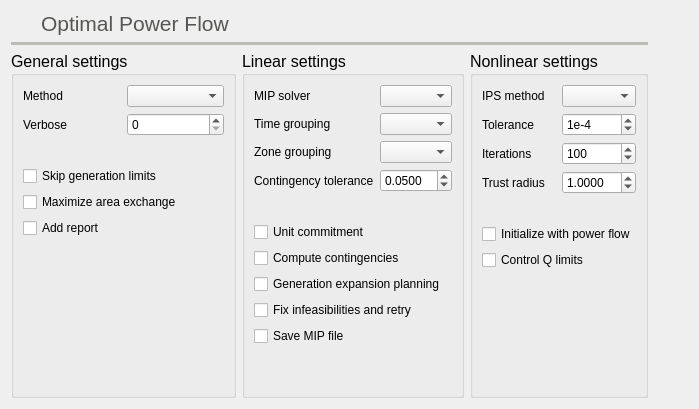
          <widget class="QWidget" name="opf_tab">
           <property name="toolTip">
            <string>Optimal power flow settings</string>
           </property>
           <attribute name="icon">
            <iconset resource="icons.qrc">
             <normaloff>:/Icons/icons/dcopf.svg</normaloff>:/Icons/icons/dcopf.svg</iconset>
           </attribute>
           <attribute name="title">
            <string>Opf</string>
           </attribute>
           <attribute name="toolTip">
            <string>Optimal power flow settings</string>
           </attribute>
           <layout class="QGridLayout" name="gridLayout_10">
            <item row="3" column="4">
             <widget class="QGroupBox" name="groupBox_3">
              <property name="font">
               <font>
                <pointsize>12</pointsize>
                <bold>false</bold>
               </font>
              </property>
              <property name="title">
               <string>Nonlinear settings</string>
              </property>
              <layout class="QGridLayout" name="gridLayout_27">
               <item row="8" column="0">
                <spacer name="verticalSpacer_21">
                 <property name="orientation">
                  <enum>Qt::Orientation::Vertical</enum>
                 </property>
                 <property name="sizeHint" stdset="0">
                  <size>
                   <width>20</width>
                   <height>40</height>
                  </size>
                 </property>
                </spacer>
               </item>
               <item row="2" column="0">
                <widget class="QLabel" name="label_129">
                 <property name="font">
                  <font>
                   <pointsize>9</pointsize>
                   <bold>false</bold>
                  </font>
                 </property>
                 <property name="toolTip">
                  <string>Interior point solver maximum number of iterations</string>
                 </property>
                 <property name="text">
                  <string>Iterations</string>
                 </property>
                </widget>
               </item>
               <item row="6" column="0" colspan="2">
                <widget class="QCheckBox" name="ips_initialize_with_pf_checkBox">
                 <property name="font">
                  <font>
                   <pointsize>9</pointsize>
                   <bold>false</bold>
                  </font>
                 </property>
                 <property name="toolTip">
                  <string>Initialize the interior point OPF with the power flow solution</string>
                 </property>
                 <property name="text">
                  <string>Initialize with power flow</string>
                 </property>
                </widget>
               </item>
               <item row="0" column="1">
                <widget class="QComboBox" name="ips_method_comboBox">
                 <property name="font">
                  <font>
                   <pointsize>9</pointsize>
                   <bold>false</bold>
                  </font>
                 </property>
                </widget>
               </item>
               <item row="2" column="1">
                <widget class="QSpinBox" name="ips_iterations_spinBox">
                 <property name="font">
                  <font>
                   <pointsize>9</pointsize>
                   <bold>false</bold>
                  </font>
                 </property>
                 <property name="toolTip">
                  <string>Number of iterations of the method</string>
                 </property>
                 <property name="minimum">
                  <number>1</number>
                 </property>
                 <property name="maximum">
                  <number>9999999</number>
                 </property>
                 <property name="value">
                  <number>100</number>
                 </property>
                </widget>
               </item>
               <item row="5" column="0">
                <widget class="QLabel" name="label_130">
                 <property name="text">
                  <string/>
                 </property>
                </widget>
               </item>
               <item row="1" column="0">
                <widget class="QLabel" name="label_126">
                 <property name="font">
                  <font>
                   <pointsize>9</pointsize>
                   <bold>false</bold>
                  </font>
                 </property>
                 <property name="toolTip">
                  <string>Interior point solver tolerance</string>
                 </property>
                 <property name="text">
                  <string>Tolerance</string>
                 </property>
                </widget>
               </item>
               <item row="1" column="1">
                <widget class="QSpinBox" name="ips_tolerance_spinBox">
                 <property name="font">
                  <font>
                   <pointsize>9</pointsize>
                   <bold>false</bold>
                  </font>
                 </property>
                 <property name="toolTip">
                  <string>&lt;html&gt;&lt;head/&gt;&lt;body&gt;&lt;p&gt;Error tolerance of the method&lt;/p&gt;&lt;/body&gt;&lt;/html&gt;</string>
                 </property>
                 <property name="prefix">
                  <string>1e-</string>
                 </property>
                 <property name="minimum">
                  <number>1</number>
                 </property>
                 <property name="maximum">
                  <number>15</number>
                 </property>
                 <property name="value">
                  <number>4</number>
                 </property>
                </widget>
               </item>
               <item row="0" column="0">
                <widget class="QLabel" name="label_125">
                 <property name="font">
                  <font>
                   <pointsize>9</pointsize>
                   <bold>false</bold>
                  </font>
                 </property>
                 <property name="toolTip">
                  <string>Interior point solver method</string>
                 </property>
                 <property name="text">
                  <string>IPS method</string>
                 </property>
                </widget>
               </item>
               <item row="3" column="1">
                <widget class="QDoubleSpinBox" name="ips_trust_radius_doubleSpinBox">
                 <property name="font">
                  <font>
                   <pointsize>9</pointsize>
                   <bold>false</bold>
                  </font>
                 </property>
                 <property name="toolTip">
                  <string>&lt;html&gt;&lt;head/&gt;&lt;body&gt;&lt;p&gt;Factor that multiplies each increment solution. &lt;/p&gt;&lt;p&gt;In practice this is used to slow down troublesome solutions.&lt;/p&gt;&lt;/body&gt;&lt;/html&gt;</string>
                 </property>
                 <property name="decimals">
                  <number>4</number>
                 </property>
                 <property name="singleStep">
                  <double>0.100000000000000</double>
                 </property>
                 <property name="value">
                  <double>1.000000000000000</double>
                 </property>
                </widget>
               </item>
               <item row="3" column="0">
                <widget class="QLabel" name="label_127">
                 <property name="font">
                  <font>
                   <pointsize>9</pointsize>
                   <bold>false</bold>
                  </font>
                 </property>
                 <property name="toolTip">
                  <string>Interior point trust radius</string>
                 </property>
                 <property name="text">
                  <string>Trust radius</string>
                 </property>
                </widget>
               </item>
               <item row="7" column="0" colspan="2">
                <widget class="QCheckBox" name="ips_control_Qlimits_checkBox">
                 <property name="font">
                  <font>
                   <pointsize>9</pointsize>
                   <bold>false</bold>
                  </font>
                 </property>
                 <property name="toolTip">
                  <string>General switch for reactive power limits control in the nonlinear optimal power flow</string>
                 </property>
                 <property name="text">
                  <string>Control Q limits</string>
                 </property>
                </widget>
               </item>
              </layout>
             </widget>
            </item>
            <item row="3" column="5">
             <spacer name="horizontalSpacer_10">
              <property name="orientation">
               <enum>Qt::Orientation::Horizontal</enum>
              </property>
              <property name="sizeHint" stdset="0">
               <size>
                <width>40</width>
                <height>20</height>
               </size>
              </property>
             </spacer>
            </item>
            <item row="3" column="3">
             <widget class="QGroupBox" name="groupBox">
              <property name="font">
               <font>
                <pointsize>12</pointsize>
                <bold>false</bold>
               </font>
              </property>
              <property name="title">
               <string>Linear settings</string>
              </property>
              <layout class="QGridLayout" name="gridLayout_18">
               <item row="0" column="0">
                <widget class="QLabel" name="label_10">
                 <property name="font">
                  <font>
                   <pointsize>9</pointsize>
                   <bold>false</bold>
                  </font>
                 </property>
                 <property name="text">
                  <string>MIP solver</string>
                 </property>
                </widget>
               </item>
               <item row="2" column="1">
                <widget class="QComboBox" name="opfZonalGroupByComboBox">
                 <property name="font">
                  <font>
                   <pointsize>9</pointsize>
                   <bold>false</bold>
                  </font>
                 </property>
                </widget>
               </item>
               <item row="5" column="0">
                <widget class="QCheckBox" name="opfUnitCommitmentCheckBox">
                 <property name="font">
                  <font>
                   <pointsize>9</pointsize>
                   <bold>false</bold>
                  </font>
                 </property>
                 <property name="toolTip">
                  <string>Apply unit commitment technique</string>
                 </property>
                 <property name="text">
                  <string>Unit commitment</string>
                 </property>
                </widget>
               </item>
               <item row="4" column="0" colspan="2">
                <widget class="QLabel" name="label_132">
                 <property name="text">
                  <string/>
                 </property>
                </widget>
               </item>
               <item row="1" column="1">
                <widget class="QComboBox" name="opf_time_grouping_comboBox">
                 <property name="font">
                  <font>
                   <pointsize>9</pointsize>
                   <bold>false</bold>
                  </font>
                 </property>
                 <property name="toolTip">
                  <string>&lt;html&gt;&lt;head/&gt;&lt;body&gt;&lt;p&gt;Choose the time grouping to possibly shorten the solution time.&lt;/p&gt;&lt;p&gt;This splits the time series by week, month, etc. and the subproblems are solved sequentially.&lt;/p&gt;&lt;/body&gt;&lt;/html&gt;</string>
                 </property>
                </widget>
               </item>
               <item row="0" column="1">
                <widget class="QComboBox" name="mip_solver_comboBox">
                 <property name="font">
                  <font>
                   <pointsize>9</pointsize>
                   <bold>false</bold>
                  </font>
                 </property>
                 <property name="toolTip">
                  <string>Choose the external mixed integer programming solver</string>
                 </property>
                </widget>
               </item>
               <item row="8" column="0" colspan="2">
                <widget class="QCheckBox" name="fixOpfCheckBox">
                 <property name="font">
                  <font>
                   <pointsize>9</pointsize>
                   <bold>false</bold>
                  </font>
                 </property>
                 <property name="toolTip">
                  <string>Fix infeasible problems and rey with the relaxed problem. Applies to OPF and NTC</string>
                 </property>
                 <property name="text">
                  <string>Fix infeasibilities and retry</string>
                 </property>
                </widget>
               </item>
               <item row="6" column="0" colspan="2">
                <widget class="QCheckBox" name="considerContingenciesOpfCheckBox">
                 <property name="font">
                  <font>
                   <pointsize>9</pointsize>
                   <bold>false</bold>
                  </font>
                 </property>
                 <property name="toolTip">
                  <string>Consider the contingencies when dispatching</string>
                 </property>
                 <property name="text">
                  <string>Compute contingencies</string>
                 </property>
                </widget>
               </item>
               <item row="1" column="0">
                <widget class="QLabel" name="label_4">
                 <property name="font">
                  <font>
                   <pointsize>9</pointsize>
                   <bold>false</bold>
                  </font>
                 </property>
                 <property name="text">
                  <string>Time grouping</string>
                 </property>
                </widget>
               </item>
               <item row="11" column="0" colspan="2">
                <widget class="QCheckBox" name="save_mip_checkBox">
                 <property name="font">
                  <font>
                   <pointsize>9</pointsize>
                   <bold>false</bold>
                  </font>
                 </property>
                 <property name="toolTip">
                  <string>&lt;html&gt;&lt;head/&gt;&lt;body&gt;&lt;p&gt;The program will save the MIP file in .lp format in the user GridCal folder before running a linear optimization study.&lt;/p&gt;&lt;/body&gt;&lt;/html&gt;</string>
                 </property>
                 <property name="text">
                  <string>Save MIP file</string>
                 </property>
                </widget>
               </item>
               <item row="12" column="0">
                <spacer name="verticalSpacer_18">
                 <property name="orientation">
                  <enum>Qt::Orientation::Vertical</enum>
                 </property>
                 <property name="sizeHint" stdset="0">
                  <size>
                   <width>20</width>
                   <height>40</height>
                  </size>
                 </property>
                </spacer>
               </item>
               <item row="3" column="0">
                <widget class="QLabel" name="label_104">
                 <property name="font">
                  <font>
                   <pointsize>9</pointsize>
                   <bold>false</bold>
                  </font>
                 </property>
                 <property name="text">
                  <string>Contingency tolerance</string>
                 </property>
                </widget>
               </item>
               <item row="2" column="0">
                <widget class="QLabel" name="label_103">
                 <property name="font">
                  <font>
                   <pointsize>9</pointsize>
                   <bold>false</bold>
                  </font>
                 </property>
                 <property name="text">
                  <string>Zone grouping</string>
                 </property>
                </widget>
               </item>
               <item row="3" column="1">
                <widget class="QDoubleSpinBox" name="opfContingencyToleranceSpinBox">
                 <property name="font">
                  <font>
                   <pointsize>9</pointsize>
                   <bold>false</bold>
                  </font>
                 </property>
                 <property name="toolTip">
                  <string>LODF matrix tolerance choosing contingencies</string>
                 </property>
                 <property name="decimals">
                  <number>4</number>
                 </property>
                 <property name="singleStep">
                  <double>0.010000000000000</double>
                 </property>
                 <property name="value">
                  <double>0.050000000000000</double>
                 </property>
                </widget>
               </item>
               <item row="7" column="0" colspan="2">
                <widget class="QCheckBox" name="opfGEPCheckBox">
                 <property name="font">
                  <font>
                   <pointsize>9</pointsize>
                   <bold>false</bold>
                  </font>
                 </property>
                 <property name="toolTip">
                  <string>Apply generation expansion planning</string>
                 </property>
                 <property name="text">
                  <string>Generation expansion planning</string>
                 </property>
                </widget>
               </item>
              </layout>
             </widget>
            </item>
            <item row="0" column="1">
             <widget class="QLabel" name="label_73">
              <property name="palette">
               <palette>
                <active>
                 <colorrole role="WindowText">
                  <brush brushstyle="SolidPattern">
                   <color alpha="255">
                    <red>85</red>
                    <green>87</green>
                    <blue>83</blue>
                   </color>
                  </brush>
                 </colorrole>
                </active>
                <inactive>
                 <colorrole role="WindowText">
                  <brush brushstyle="SolidPattern">
                   <color alpha="255">
                    <red>85</red>
                    <green>87</green>
                    <blue>83</blue>
                   </color>
                  </brush>
                 </colorrole>
                </inactive>
                <disabled>
                 <colorrole role="WindowText">
                  <brush brushstyle="SolidPattern">
                   <color alpha="255">
                    <red>190</red>
                    <green>190</green>
                    <blue>190</blue>
                   </color>
                  </brush>
                 </colorrole>
                </disabled>
               </palette>
              </property>
              <property name="font">
               <font>
                <pointsize>16</pointsize>
               </font>
              </property>
              <property name="text">
               <string>Optimal Power Flow</string>
              </property>
              <property name="alignment">
               <set>Qt::AlignmentFlag::AlignBottom|Qt::AlignmentFlag::AlignLeading|Qt::AlignmentFlag::AlignLeft</set>
              </property>
             </widget>
            </item>
            <item row="2" column="0" colspan="5">
             <widget class="Line" name="line_16">
              <property name="palette">
               <palette>
                <active>
                 <colorrole role="WindowText">
                  <brush brushstyle="SolidPattern">
                   <color alpha="255">
                    <red>186</red>
                    <green>189</green>
                    <blue>182</blue>
                   </color>
                  </brush>
                 </colorrole>
                </active>
                <inactive>
                 <colorrole role="WindowText">
                  <brush brushstyle="SolidPattern">
                   <color alpha="255">
                    <red>186</red>
                    <green>189</green>
                    <blue>182</blue>
                   </color>
                  </brush>
                 </colorrole>
                </inactive>
                <disabled>
                 <colorrole role="WindowText">
                  <brush brushstyle="SolidPattern">
                   <color alpha="255">
                    <red>190</red>
                    <green>190</green>
                    <blue>190</blue>
                   </color>
                  </brush>
                 </colorrole>
                </disabled>
               </palette>
              </property>
              <property name="frameShadow">
               <enum>QFrame::Shadow::Plain</enum>
              </property>
              <property name="lineWidth">
               <number>4</number>
              </property>
              <property name="orientation">
               <enum>Qt::Orientation::Horizontal</enum>
              </property>
             </widget>
            </item>
            <item row="3" column="0" colspan="3">
             <widget class="QGroupBox" name="groupBox_2">
              <property name="font">
               <font>
                <pointsize>12</pointsize>
                <bold>false</bold>
               </font>
              </property>
              <property name="title">
               <string>General settings</string>
              </property>
              <layout class="QGridLayout" name="gridLayout_26">
               <item row="1" column="0">
                <widget class="QLabel" name="label_128">
                 <property name="font">
                  <font>
                   <pointsize>9</pointsize>
                   <bold>false</bold>
                  </font>
                 </property>
                 <property name="text">
                  <string>Verbose</string>
                 </property>
                </widget>
               </item>
               <item row="0" column="0">
                <widget class="QLabel" name="label_42">
                 <property name="font">
                  <font>
                   <pointsize>9</pointsize>
                   <bold>false</bold>
                  </font>
                 </property>
                 <property name="text">
                  <string>Method</string>
                 </property>
                </widget>
               </item>
               <item row="7" column="0">
                <spacer name="verticalSpacer_5">
                 <property name="orientation">
                  <enum>Qt::Orientation::Vertical</enum>
                 </property>
                 <property name="sizeHint" stdset="0">
                  <size>
                   <width>20</width>
                   <height>40</height>
                  </size>
                 </property>
                </spacer>
               </item>
               <item row="0" column="1">
                <widget class="QComboBox" name="lpf_solver_comboBox">
                 <property name="font">
                  <font>
                   <pointsize>9</pointsize>
                   <bold>false</bold>
                  </font>
                 </property>
                 <property name="toolTip">
                  <string>Choose the optimal power flow method</string>
                 </property>
                </widget>
               </item>
               <item row="1" column="1">
                <widget class="QSpinBox" name="ips_verbose_spinBox">
                 <property name="font">
                  <font>
                   <pointsize>9</pointsize>
                   <bold>false</bold>
                  </font>
                 </property>
                 <property name="toolTip">
                  <string>Verbosity level</string>
                 </property>
                </widget>
               </item>
               <item row="6" column="0" colspan="2">
                <widget class="QCheckBox" name="addOptimalPowerFlowReportCheckBox">
                 <property name="font">
                  <font>
                   <pointsize>9</pointsize>
                   <bold>false</bold>
                  </font>
                 </property>
                 <property name="toolTip">
                  <string>Add a results report in the logs</string>
                 </property>
                 <property name="text">
                  <string>Add report</string>
                 </property>
                </widget>
               </item>
               <item row="2" column="0">
                <widget class="QLabel" name="label_133">
                 <property name="text">
                  <string/>
                 </property>
                </widget>
               </item>
               <item row="5" column="0" colspan="2">
                <widget class="QCheckBox" name="opfMaximizeExcahngeCheckBox">
                 <property name="font">
                  <font>
                   <pointsize>9</pointsize>
                   <bold>false</bold>
                  </font>
                 </property>
                 <property name="text">
                  <string>Maximize area exchange</string>
                 </property>
                </widget>
               </item>
               <item row="3" column="0" colspan="2">
                <widget class="QCheckBox" name="skipOpfGenerationLimitsCheckBox">
                 <property name="font">
                  <font>
                   <pointsize>9</pointsize>
                   <bold>false</bold>
                  </font>
                 </property>
                 <property name="text">
                  <string>Skip generation limits</string>
                 </property>
                </widget>
               </item>
              </layout>
             </widget>
            </item>
            <item row="0" column="0">
             <widget class="QLabel" name="label_72">
              <property name="minimumSize">
               <size>
                <width>24</width>
                <height>24</height>
               </size>
              </property>
              <property name="maximumSize">
               <size>
                <width>24</width>
                <height>24</height>
               </size>
              </property>
              <property name="text">
               <string/>
              </property>
              <property name="pixmap">
               <pixmap resource="icons.qrc">:/Icons/icons/dcopf.svg</pixmap>
              </property>
              <property name="scaledContents">
               <bool>true</bool>
              </property>
             </widget>
            </item>
           </layout>
          </widget>
